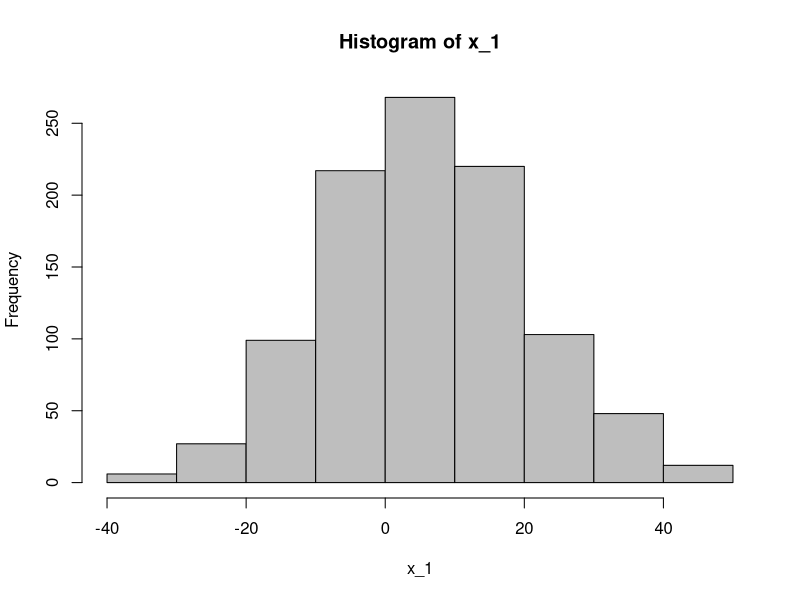
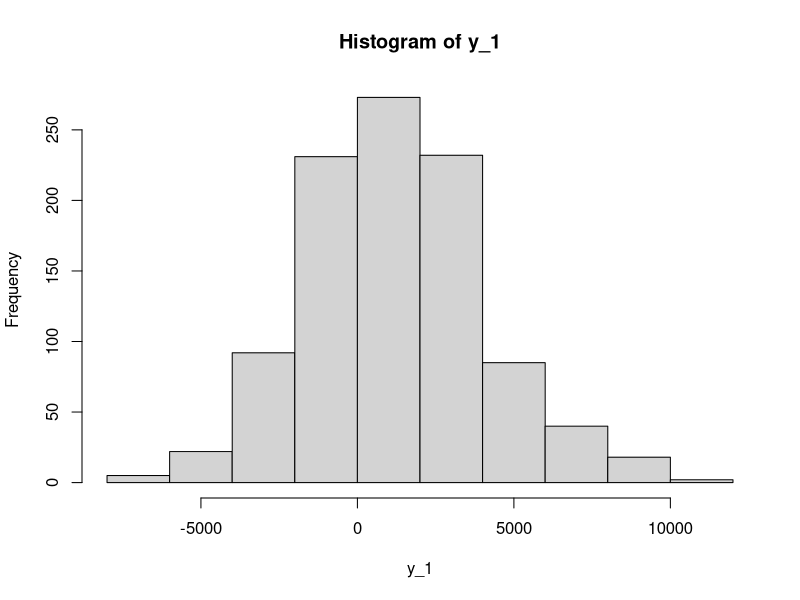
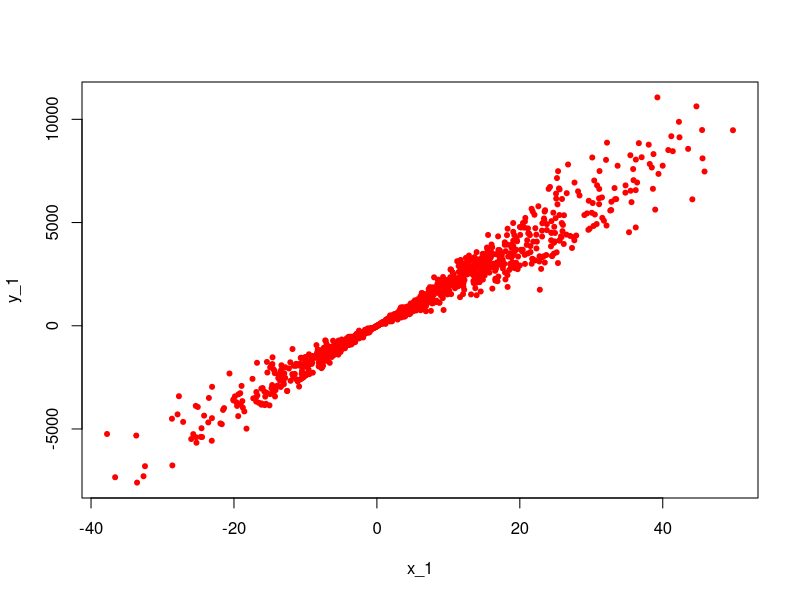
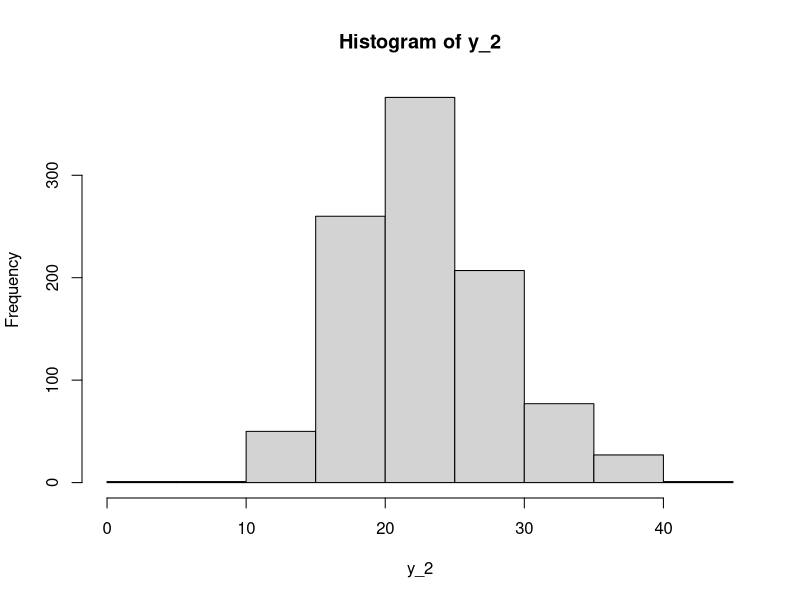
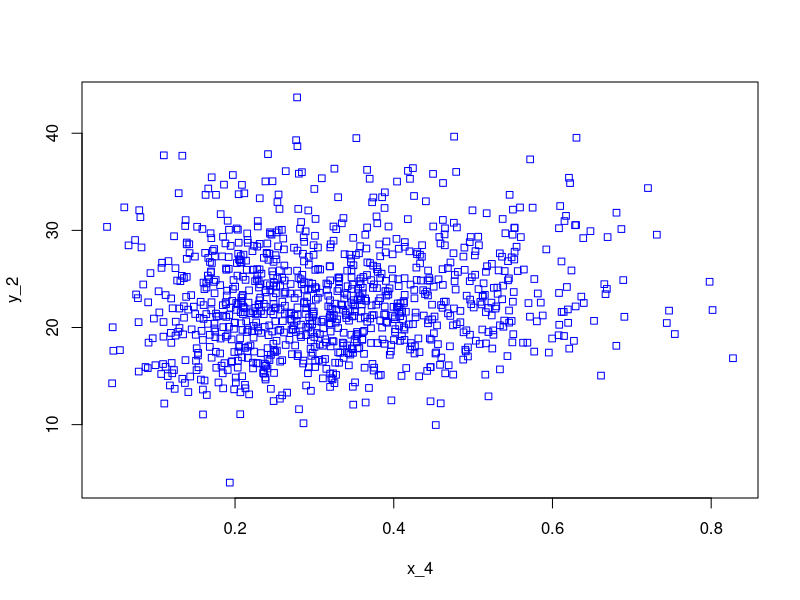

These charts were generated, in order, by the following R code:
x_1 <- rnorm(1000,5,15)
x_2 <- rnorm(1000,5,1)
x_3 <- x_2*x_1

hist(x_1, col = 'grey')

true_error1 <- rnorm(1000,0,3)
true_b0 <- 1.1
true_b1 <- 8.2
true_b2 <- -3
true_b3 <- 37


y_1 <- true_b0 + true_b1*x_1 + true_b2*x_2 + true_b3*x_3 + true_error1
hist(y_1)


plot(x_1, y_1, pch = 20, col = 'red')

run1 <- lm(y_1 ~ x_1 + x_2 + x_3)
run1

x_4 <- rgamma(1000,5,15)
x_5 <- rgamma(1000,5,1)
x_6 <- x_4^2

true_error2 <- rnorm(1000,0,3)
true_b_0 <- 11
true_b_1 <- 5.3
true_b_2 <- 2
true_b_3 <- -0.6


y_2 <- true_b_0 + true_b_1*x_4 + true_b_2*x_5 + true_b_3*x_6 + true_error2
hist(y_2)
  
plot(x_4, y_2, pch = 22, col = 'blue')

run2 <- lm(y_2 ~ x_4 + x_5 + x_6)
run2
